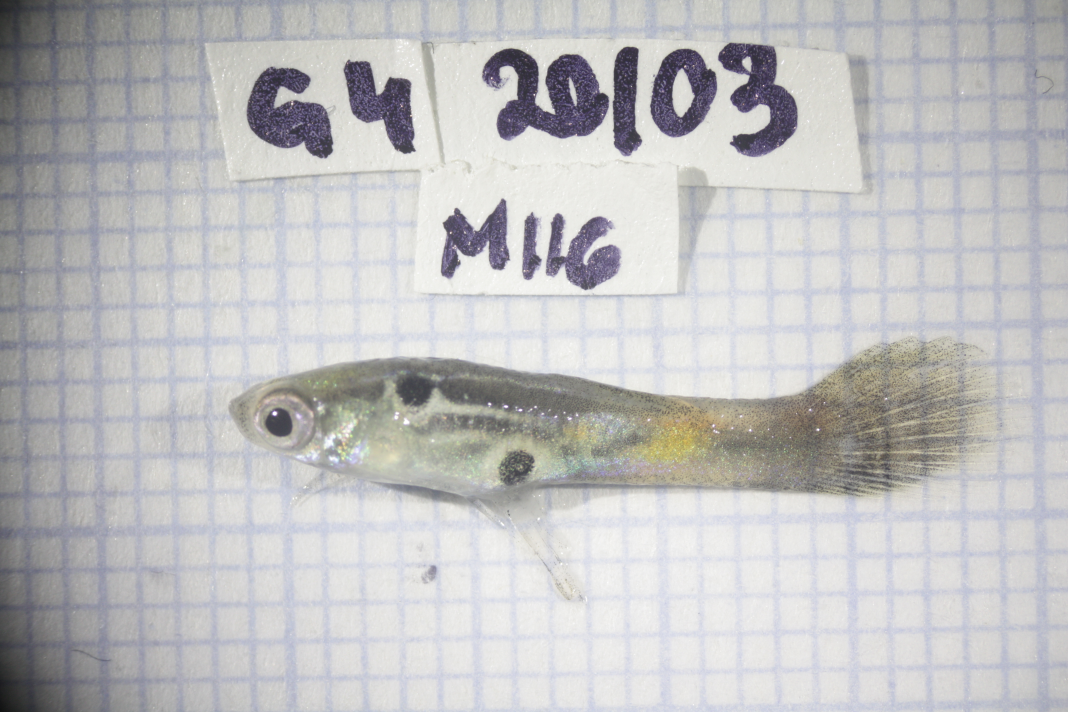
#> input picture tests/data/samples/sample_01.jpg, 4272 x 2848 px (shown at 1/4 size); its folder holds only this picture in this run
$ python -i labels.py   (imports and definitions only)
#> lines starting #> are read from the running program, lines starting #| are printed output that depends on the picture; after the words box and inside, x2 and y2 are one past the last pixel; in counts of white or black regions, pixels touching at a corner belong together
"""Text written in the photo: QR code first, else handwritten/printed labels via OCR.
Labels are found as ink strokes (pixels much darker than the local paper, grid lines and
marker glitter removed), grouped into text lines, deskewed and read with the PP-OCR
recogniser shipped with rapidocr_onnxruntime (offline, no torch). Instead of trusting the
free reading, each line is scored against the expected formats (male id M + 3 digits, group
G + digits, date dd/mm) by a constrained CTC decode: the network's per-frame character
probabilities are aligned to the format, so a handwritten 'M' read as 'n' or a '/' read as
'1' still fits. With a list of expected ids, every id is scored the same way and the best wins."""
import math, os, re
import numpy as np, cv2
from PIL import Image, ImageOps

PATTERNS = {'male_id': r'M\d{3}', 'group': r'G\d{1,2}', 'date': r'\d{1,2}/\d{2}'}
FIELD_MIN = 0.2            # a field read with less confidence than this is left empty
REVIEW_BELOW = 0.45         # under this -> needs_review (on 57 test photos every id above it was right)
MAX_SIDE = 1600

MODELS = os.environ.get('GUPPY_OCR_MODELS', '')    # optional folders with rec.onnx (+ dict.txt), os.pathsep-separated
W = os.path.join(os.environ.get('GUPPYCOLOR_MODELS', os.path.join(os.path.expanduser('~'), '.guppycolor', 'models')), 'ocr')
# PP-OCRv6 small recogniser (Apache-2.0), taken from the onnxocr wheel on PyPI: the package itself is not
# installed because it pulls opencv-python-headless, which clashes with the app's opencv-python.
V6_WHEEL = 'https://files.pythonhosted.org/packages/py3/o/onnxocr/onnxocr-4.0.0-py3-none-any.whl'
V6_FILES = {'onnxocr/models/ppocrv6/small/rec/rec.onnx': 'rec.onnx', 'onnxocr/models/ppocrv6/ppocrv6_dict.txt': 'dict.txt'}

V6_SHA256 = '71c570a347ec688cd47dbc400c77e9abcbd3f48e497519234e0f5ce575c5845b'    # onnxocr-4.0.0 wheel, as listed on PyPI

def ensure_v6(folder=os.path.join(W, 'ppocrv6_small')):
    """Download once (~75 MB wheel, 21 MB kept). Returns the folder, or None when offline or the wheel is not the expected one."""
    if all(os.path.exists(os.path.join(folder, f)) for f in V6_FILES.values()): return folder
    import hashlib, io, urllib.request, zipfile
    try:
        data = urllib.request.urlopen(V6_WHEEL, timeout=120).read()
    except OSError:
        return None
    if hashlib.sha256(data).hexdigest() != V6_SHA256: return None
    os.makedirs(folder, exist_ok=True)
    with zipfile.ZipFile(io.BytesIO(data)) as z:
        for src, dst in V6_FILES.items():      # temp name + replace: a half-written folder is never taken as complete
            tmp = os.path.join(folder, dst + '.part')
            with open(tmp, 'wb') as fh: fh.write(z.read(src))
            os.replace(tmp, os.path.join(folder, dst))
    return folder

class _Rec:
    """PP-OCR text recogniser (CTC) run with onnxruntime: crop -> per-frame character probabilities."""
    # [16 lines left out: functions __init__, __call__, not called in this run]

def _find_models():
    """Recognisers to combine: folders in GUPPY_OCR_MODELS, else PP-OCRv6 small + rapidocr's own model
    (the two disagree on different photos: together they read more ids correctly than either alone)."""
    dirs = [d for d in MODELS.split(os.pathsep) if d] if MODELS else [ensure_v6()]
    cands = [(os.path.join(d, 'rec.onnx'), os.path.join(d, 'dict.txt')) for d in dirs if d]
    if MODELS: return [(o, d if os.path.exists(d) else None) for o, d in cands]
    try:
        import importlib.util
        spec = importlib.util.find_spec('rapidocr_onnxruntime')
        if spec:
            import glob
            p = sorted(glob.glob(os.path.join(os.path.dirname(spec.origin), 'models', '*rec*.onnx')))
            if p: cands.append((p[-1], None))
    except ImportError:
        pass
    found = [(o, d if d and os.path.exists(d) else None) for o, d in cands if os.path.exists(o)]
    if not found: raise RuntimeError('no OCR model found: pip install onnxocr rapidocr_onnxruntime')
    return found

_recs = None
def _engines():
    global _recs
    if _recs is None: _recs = [_Rec(*m) for m in _find_models()]   # lazy: the app starts without OCR installed
    return _recs

# ---------- image -> text-line crops

def load(path, max_side=MAX_SIDE):
    im = ImageOps.exif_transpose(Image.open(path)).convert('RGB')
    f = min(1.0, max_side/max(im.size))
    if f < 1: im = im.resize((round(im.width*f), round(im.height*f)), Image.LANCZOS)
    return np.array(im), f

def ink_mask(rgb, ratio=0.5):
    mn = rgb.min(axis=2).astype(np.float32)
    bg = cv2.GaussianBlur(cv2.dilate(mn, np.ones((61, 61), np.uint8)), (0, 0), 15)   # local paper
    ink = (((bg - mn)/np.maximum(bg, 1)) > ratio).astype(np.uint8)*255   # relative: robust to vignetting
    ink = cv2.morphologyEx(ink, cv2.MORPH_CLOSE, np.ones((5, 5), np.uint8))       # fill marker glitter
    return cv2.morphologyEx(ink, cv2.MORPH_OPEN, np.ones((3, 3), np.uint8))

def text_lines(ink, min_h=0.02, max_h=0.2):
    """Character-sized blobs joined horizontally into lines -> rotated rects, top to bottom."""
    H, W = ink.shape
    n, lab, st, _ = cv2.connectedComponentsWithStats(ink)
    ok = np.zeros(n, bool)
    for i in range(1, n):
        x, y, w, h, a = st[i]
        ok[i] = min_h*H <= h <= max_h*H and w <= 0.3*W and x > 0 and y > 0 and x+w < W and y+h < H
    keep = np.where(ok[lab], 255, 0).astype(np.uint8)
    k = max(3, int(0.035*W))
    joined = cv2.dilate(keep, cv2.getStructuringElement(cv2.MORPH_RECT, (k, max(3, k//4))))
    n2, lab2, st2, _ = cv2.connectedComponentsWithStats(joined)
    rects = []
    for i in range(1, n2):
        ys, xs = np.nonzero((lab2 == i) & (keep > 0))
        if len(xs) < 50: continue
        (cx, cy), (w, h), ang = cv2.minAreaRect(np.column_stack([xs, ys]).astype(np.float32))
        if w < h: w, h, ang = h, w, ang + 90
        if h < min_h*H: continue
        rects.append(((cx, cy), (w, h), ang))
    rects.sort(key=lambda r: (r[0][1], r[0][0]))
    return keep, rects

def crop(img, rect, pad=0.15):
    (cx, cy), (w, h), ang = rect
    w, h = w*(1 + pad), h*(1 + 2*pad)
    M = cv2.getRotationMatrix2D((cx, cy), ang, 1.0)
    M[:, 2] += (w/2 - cx, h/2 - cy)
    return cv2.warpAffine(img, M, (max(1, int(w)), max(1, int(h))), borderMode=cv2.BORDER_REPLICATE)

# [5 lines left out: function rect_box, not called in this run]

# ---------- recogniser -> per-frame probabilities

def char_probs(crops):
    """For each crop (BGR): [(per-frame probabilities, alphabet)] from every recogniser."""
    return [[(rec(c), rec.alphabet) for rec in _engines()] for c in crops]

# [6 lines left out: function free_decode, not called in this run]

# ---------- constrained CTC decoding

LETTERS = 'ABCDEFGHIJKLMNOPQRSTUVWXYZabcdefghijklmnopqrstuvwxyz'
SEPS = '/1lI|\\()-.:'          # a handwritten slash is often read as 1, l or I
LOOKS_LIKE = {'M': 'mNnHhWwKkrtTX', 'G': 'gCcEeQ',
              '1': 'Iil|!', '0': 'OoQD', '2': 'Zz', '4': 'Ah', '5': 'Ss', '6': 'Gb', '7': 'T', '8': 'B', '9': 'gq'}
DIGITS = '0123456789' + ''.join(v for k, v in LOOKS_LIKE.items() if k.isdigit())
AS_DIGIT = {c: d for d, cs in LOOKS_LIKE.items() if d.isdigit() for c in cs}

# [14 lines left out: function pattern_slots, not called in this run]

def exact_slots(s):
    return [[(ch + LOOKS_LIKE.get(ch, ''), ch) if ch.isalpha() else (SEPS, '/') if ch == '/' else (ch + LOOKS_LIKE.get(ch, ''), ch) for ch in s]]

# [74 lines left out: function ctc_fit, not called in this run]

# ---------- QR and file name

def read_qr(rgb):
    """[(text, (x, y, w, h))] for every decoded QR code."""
    try:
        ok, texts, pts, _ = cv2.QRCodeDetector().detectAndDecodeMulti(cv2.cvtColor(rgb, cv2.COLOR_RGB2GRAY))
    except cv2.error:
        return []
    if not ok: return []
    return [(t, cv2.boundingRect(p.astype(np.float32))) for t, p in zip(texts, pts) if t]

# [5 lines left out: function id_in_filename, not called in this run]

def _norm(s):
    return re.sub(r'[^0-9A-Za-z/]', '', s).upper()

# ---------- main entry

def read_labels(image_path, expected_ids=None, patterns=None, id_table=None):
    """Text in one photo. Returns text_raw, male_id, group, date, confidence (of male_id),
    needs_review, source ('qr'|'tabella'|'ocr'|'filename'|'none'), label_box (x, y, w, h) or None.
    id_table: {photo name without extension, upper case: {'male_id': .., 'group': ..}} from load_id_table();
    a photo listed there takes its id from the table (the label is still read, to catch mismatches)."""
    pats = dict(PATTERNS, **(patterns or {}))
    res = dict(text_raw='', male_id=None, group=None, date=None, confidence=0.0,
               needs_review=True, source='none', label_box=None, id_candidates=[])
    rgb, f = load(image_path)
#> in load, im is the input picture: PIL image 4272x2848 RGB; mean R, G, B 190.7, 190.4, 191.3
#> f = 0.375
    expected = [_norm(e) for e in expected_ids] if expected_ids else None

    qr, fq = read_qr(rgb), f
#> in read_qr, `ok, texts, pts, _ = cv2.QRCodeDetector().detectAndDecodeMulti(cv2.cvtC..`: ok = False; texts = ()
#> qr = []; fq = 0.375
    if not qr and f < 1:                       # a small printed QR may need the full resolution
        qr, fq = read_qr(load(image_path, max_side=10**5)[0]), 1.0
    if qr:
        x, y, w, h = qr[0][1]
        qr = [t for t, _ in qr]
        res.update(text_raw=' | '.join(qr), source='qr', confidence=1.0,
                   label_box=(int(x/fq), int(y/fq), int(w/fq), int(h/fq)))
        for key, pat in pats.items():
            m = next((re.search(pat, q, re.I) for q in qr if re.search(pat, q, re.I)), None)
            if m: res[key] = m.group(0).upper()
        res['needs_review'] = res['male_id'] is None or (expected is not None and _norm(res['male_id']) not in expected)
        return res

    keep, rects = text_lines(ink_mask(rgb))
#> in ink_mask, `bg = cv2.GaussianBlur(cv2.dilate(mn, np.ones((61, 61), np.uint8)), (0,..`:
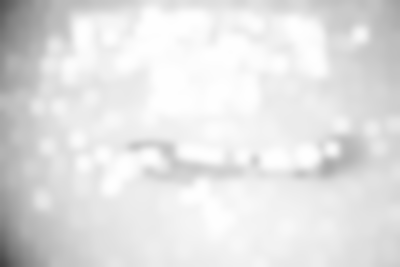
#> bg: shape (1067, 1600) float32 (shown at 1/4 size); min 66.06, max 255, mean 225.9
#> in ink_mask, `ink = (((bg - mn)/np.maximum(bg, 1)) > ratio).astype(np.uint8)*255`:
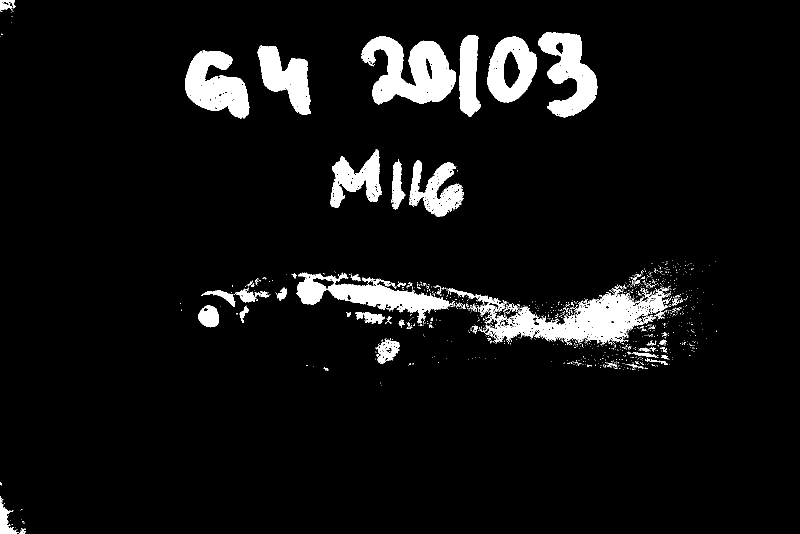
#> ink: shape (1067, 1600) (shown at 1/2 size); 6.6% white; 1131 white regions (1054 under 20 px), largest, box (x1, y1, x2, y2) and area: (971, 578, 1337, 689) 16465, (723, 73, 912, 209) 15200, (593, 545, 910, 647) 10952
#> in text_lines, `H, W = ink.shape`: H = 1067; W = 1600
#> in text_lines, `n, lab, st, _ = cv2.connectedComponentsWithStats(ink)`:
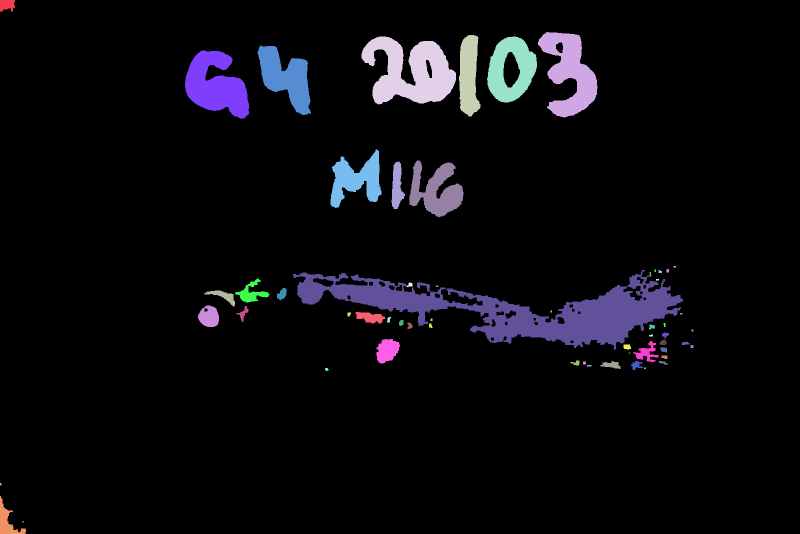
#> lab: shape (1067, 1600) int32 (shown at 1/2 size); 59 distinct labels, from 0 to 58; one colour per label, 0 black
#> in text_lines, `n, lab, st, _ = cv2.connectedComponentsWithStats(ink)`: n = 59; st = 59 rows, first 6: [0, 0, 1600, 1067, 1579780], [0, 0, 30, 23, 573], [1076, 64, 119, 171, 10657], [918, 70, 43, 163, 5213], [723, 73, 189, 136, 15511], [974, 73, 100, 132, 8041]
#> the loop in text_lines, `for i in range(1, n):` made 58 passes
#> (x, y, w, h, a) on passes 1 to 8: (0, 0, 30, 23, 573), (1076, 64, 119, 171, 10657), (918, 70, 43, 163, 5213), (723, 73, 189, 136, 15511), (974, 73, 100, 132, 8041), (515, 91, 107, 139, 8013), (370, 100, 129, 137, 10923), (661, 299, 102, 117, 6220)
#> in text_lines, `keep = np.where(ok[lab], 255, 0).astype(np.uint8)`:
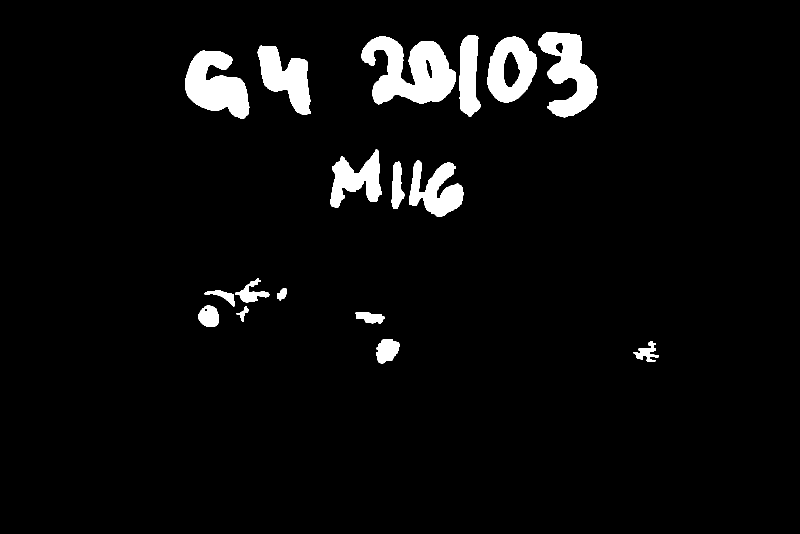
#> keep: shape (1067, 1600) (shown at 1/2 size); 4.7% white; 17 white regions, largest, box (x1, y1, x2, y2) and area: (723, 73, 912, 209) 15511, (370, 100, 499, 237) 10923, (1076, 64, 1195, 235) 10657
#> in text_lines, `k = max(3, int(0.035*W))`: k = 56
#> in text_lines, `n2, lab2, st2, _ = cv2.connectedComponentsWithStats(joined)`:
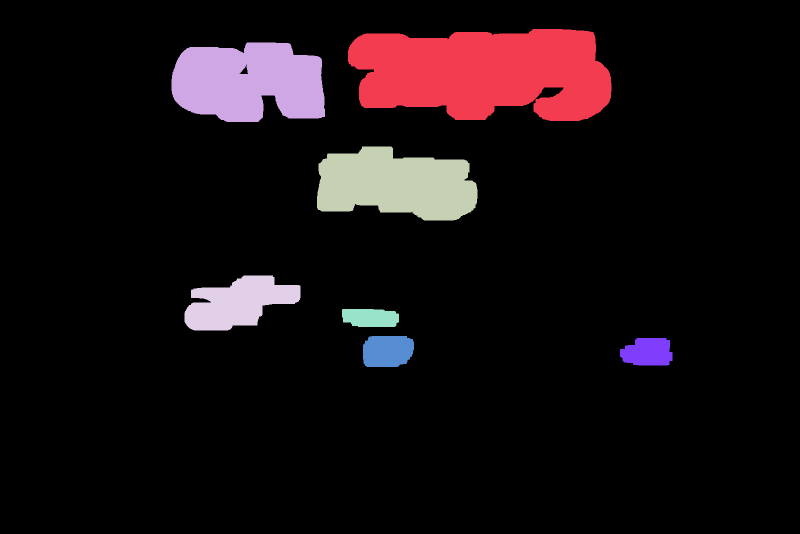
#> lab2: shape (1067, 1600) int32 (shown at 1/2 size); 8 distinct labels, from 0 to 7; one colour per label, 0 black
#> in text_lines, `n2, lab2, st2, _ = cv2.connectedComponentsWithStats(joined)`: n2 = 8; st2 = [[0, 0, 1600, 1067, 1523947], [696, 58, 527, 184, 77325], [343, 85, 307, 159, 39485], [634, 293, 321, 148, 36010], [369, 551, 232, 110, 16249], [684, 618, 114, 36, 3664], [726, 672, 102, 62, 5703], [1240, 676, 105, 55, 4817]]
#> the loop in text_lines, `for i in range(1, n2):` made 7 passes
#> (cx, cy, w, h, ang) on passes 1 to 7: (958.4, 147.4, 471.7, 169.7, 0.603), (493.7, 164.1, 248.1, 142.9, -3.31), (794.8, 364.3, 266, 122.9, 5.02), (483.4, 604.3, 185.2, 76.19, -14.57), (739.4, 635.4, 59.06, 20.18, 7.43), (776, 702, 48, 46, -90), (1296.4, 707.6, 47.96, 38.97, -33.11)
#> after the loop in text_lines, `for i in range(1, n2):`: rects = [((958.4, 147.4), (471.7, 169.7), 0.603), ((493.7, 164.1), (248.1, 142.9), -3.31), ((794.8, 364.3), (266, 122.9), 5.02), ((483.4, 604.3), (185.2, 76.19), -14.57), ((776, 702), (48, 46), -90), ((1296.4, 707.6), (47.96, 38.97), -33.11)]
    rects = [r for r in rects if 0.6 <= r[1][0]/r[1][1] <= 12][:12]
    bgr = cv2.cvtColor(rgb, cv2.COLOR_RGB2BGR)
    clean = cv2.cvtColor(255 - keep, cv2.COLOR_GRAY2BGR)
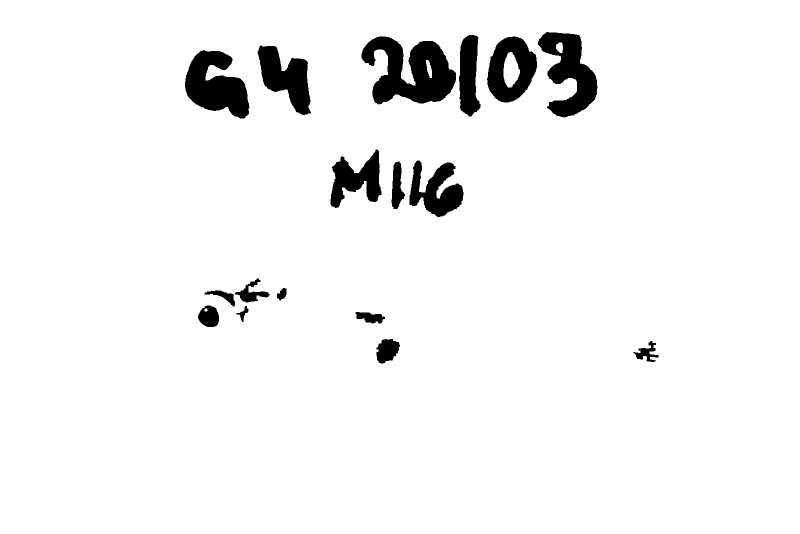
#> clean: shape (1067, 1600, 3) (shown at 1/2 size); 95.3% white; 17 black regions, largest, box (x1, y1, x2, y2) and area: (723, 73, 912, 209) 15511, (370, 100, 499, 237) 10923, (1076, 64, 1195, 235) 10657
    crops, owner = [], []
    for i, r in enumerate(rects):
        for src in (bgr, clean):
            c = crop(src, r)
            if min(c.shape[:2]) < 8: continue
            crops += [c, cv2.rotate(c, cv2.ROTATE_180)]; owner += [(i, 0), (i, 1)]
#> this loop made 6 passes
#> r on passes 1 to 3: ((958.4, 147.4), (471.7, 169.7), 0.603), ((493.7, 164.1), (248.1, 142.9), -3.31), ((794.8, 364.3), (266, 122.9), 5.02)
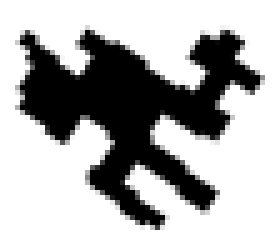
#> c: shape (50, 55, 3) (shown 5 times larger); min 0, max 255, mean 175.9
#> after the loop, crops = 24 items; owner = [(0, 0), (0, 1), (0, 0), (0, 1), (1, 0), (1, 1), (1, 0), (1, 1), (2, 0), (2, 1), (2, 0), (2, 1), (3, 0), (3, 1), (3, 0), (3, 1), (4, 0), (4, 1), (4, 0), (4, 1), (5, 0), (5, 1), (5, 0), (5, 1)]
    lines, used, cands = {}, {}, []
#> cands = []
    if crops:
        per = {}                     # (line, flip) -> [(P, alphabet, free text, conf)]: original + clean x models
        for outs, o in zip(char_probs(crops), owner):
            for P, al in outs: per.setdefault(o, []).append((P, al, *free_decode(P, al)))
        for i in range(len(rects)):              # both orientations kept; upright preferred for text_raw
            lines[i] = [per[o] for o in ((i, 0), (i, 1)) if o in per]
        # [20 lines left out: functions fit_lines, pick, not called in this run]
        fits = {key: fit_lines([(None, pattern_slots(pat))]) for key, pat in pats.items()}
        cands += fits.get('male_id') or []
        taken = set()
        for key in sorted(fits, key=lambda k: -(fits[k][0][0] if fits[k] else 0)):   # surest field first
            cand = [x for x in fits[key] if x[2] not in taken]
            if not cand: continue
            c, t, i = pick(cand)
            if c < FIELD_MIN and not (key == 'male_id' and expected): continue
            res[key] = t; taken.add(i); used[key] = i
            if key == 'male_id': res['confidence'] = round(float(c), 3)
        if expected and (res['male_id'] not in expected or res['confidence'] < REVIEW_BELOW):
            # snap to the list: score every expected id on the lines not used by group/date
            other = {i for k, i in used.items() if k != 'male_id'}
            cand = fit_lines([(e, exact_slots(e)) for e in expected], skip=other)
            cands += cand
            if cand:
                c, t, i = pick(cand)
                if c > res['confidence'] or res['male_id'] not in expected:
                    res.update(male_id=t, confidence=round(float(c), 3)); used['male_id'] = i
    seen = {}
    for c, t, _ in sorted(cands, reverse=True):          # the other readings of the id, for Review to offer
        if t not in seen and len(seen) < 4:
            seen[t] = round(float(c), 3)
    res['id_candidates'] = [[t, c] for t, c in seen.items()]
    def best_text(flips):
        v = max(flips, key=lambda vs: np.mean([x[3] for x in vs]) + (0.15 if vs is flips[0] else 0))
        return max(v, key=lambda x: x[3])[2:]
    res['text_raw'] = ' | '.join(t for t, c in (best_text(lines[i]) for i in sorted(lines)) if c > 0.3)
    if used:
        xs = [rect_box(rects[i], f) for i in used.values()]
        x0 = min(b[0] for b in xs); y0 = min(b[1] for b in xs)
        res['label_box'] = (x0, y0, max(b[0] + b[2] for b in xs) - x0, max(b[1] + b[3] for b in xs) - y0)
    if res['male_id'] or res['group'] or res['date']: res['source'] = 'ocr'

    fid = id_in_filename(image_path, pats['male_id'])
    if fid and fid != res['male_id']:
        if res['male_id'] is None or res['confidence'] < REVIEW_BELOW:
            res.update(male_id=fid, source='filename', confidence=0.9)
        else:
            res['confidence'] = min(res['confidence'], 0.3)       # label and file name disagree
    row = (id_table or {}).get(photo_key(image_path))
    if row:
        read, conf = res['male_id'], res['confidence']
        res.update(male_id=row['male_id'], source='tabella', confidence=1.0)
        if row.get('group'): res['group'] = row['group']
        if read and conf >= REVIEW_BELOW and _norm(read) != _norm(row['male_id']):
            res['confidence'] = 0.3            # the label clearly says something else: let a person look
    res['needs_review'] = (res['male_id'] is None or res['confidence'] < REVIEW_BELOW
                           or (expected is not None and _norm(res['male_id']) not in expected))
    return res

# ---------- table photo -> id (data sheets of past experiments)

def photo_key(path_or_name):
    return os.path.splitext(os.path.basename(str(path_or_name).strip()))[0].upper()

# [37 lines left out: function load_id_table, not called in this run]

# ---------- photos of the same fish in a row (past experiments)

SEQ_OCR_MIN = 0.2      # below this the label reading is too weak to choose between the two neighbours

# [46 lines left out: functions _taken_at, _thumb, fill_from_sequence, not called in this run]

#> (the run stopped early here; a loop or call above may not have finished)
